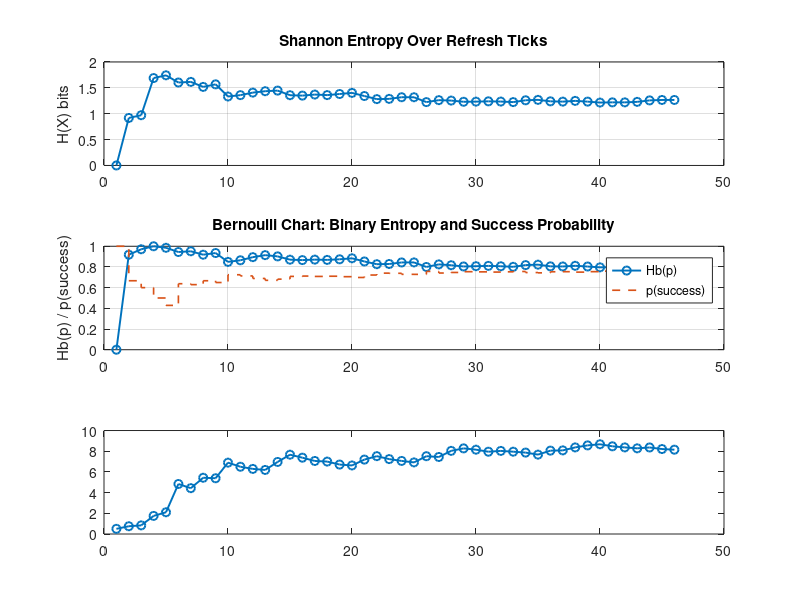

Source code (MATLAB): (Note: this script raises an error after producing the figure.)
% Auto-generated refresh history for MATLAB
% Numeric columns: tick, elapsed_seconds, total_packets, new_packets, success_probability, binary_entropy_bits, shannon_entropy_bits, packet_rate, baseline_shannon_bits, baseline_packet_rate, dominant_share_delta, shift_score
refresh_history = [
  1 2.001920099981 1 1 1.000000000000 0.000000000000 0.000000000000 0.499520435411 0.000000000000 0.000000000000 0.000000000000 0.000000000000;
  2 4.002010500000 3 2 0.666666666667 0.918295834054 0.918295834054 0.749623220629 0.000000000000 0.000000000000 0.000000000000 0.000000000000;
  3 6.000936500001 5 2 0.600000000000 0.970950594455 0.970950594455 0.833203284187 0.000000000000 0.000000000000 0.000000000000 0.000000000000;
  4 8.001316299982 14 9 0.500000000000 1.000000000000 1.689391746743 1.749712106748 0.000000000000 0.000000000000 0.000000000000 0.000000000000;
  5 10.000741399999 21 7 0.428571428571 0.985228136034 1.742377399362 2.099844317542 0.000000000000 0.000000000000 0.000000000000 0.000000000000;
  6 12.000941899983 58 37 0.637931034483 0.944387195013 1.603000399514 4.832953986727 1.064203114923 0.833203284187 -0.001116584565 2.000000000000;
  7 14.001100900001 62 4 0.629032258065 0.951412253533 1.615463214598 4.428223212076 1.154002662355 1.291457695468 -0.009829263556 2.000000000000;
  8 16.001894299989 87 25 0.666666666667 0.918295834054 1.518415539752 5.436856310197 1.219925598390 1.749712106748 0.029209325554 2.000000000000;
  9 18.002238899993 97 10 0.649484536082 0.934527566074 1.567874789773 5.388218684290 1.257236841060 1.924778212145 0.008376029276 2.000000000000;
  10 20.009068899992 138 41 0.724637681159 0.849054424254 1.332655457438 6.896872647585 1.453221189781 3.264033764809 0.127343607343 2.000000000000;
  11 22.001046799996 143 5 0.713286713287 0.864437650971 1.359269472859 6.499690732898 1.505016142704 4.630588599401 0.108746262658 0.000000000000;
  12 24.001216400007 151 8 0.688741721854 0.894620588891 1.408152703588 6.291347800187 1.553556002505 5.110586335508 0.070040432065 0.000000000000;
  13 26.001201100007 161 10 0.670807453416 0.914099273608 1.434974912933 6.192021644721 1.518401122111 5.412537497244 0.028513448395 0.000000000000;
  14 28.000901699997 195 34 0.682051282051 0.902136800080 1.446720461904 6.964061446636 1.479975811307 5.814438977459 0.009477773925 0.000000000000;
  15 30.001287999999 230 35 0.708695652174 0.870400203552 1.357547718748 7.666337525242 1.460440819106 6.241684722454 0.030607113101 0.000000000000;
  16 32.001324299985 236 6 0.711864406780 0.866300675498 1.350058238522 7.374694802868 1.428201382124 6.395519266543 0.023817943443 0.000000000000;
  17 34.000590399985 240 4 0.708333333333 0.870864469235 1.370373302667 7.058700957149 1.407156719471 6.698281690242 0.014637152483 0.000000000000;
  18 36.002216800000 252 12 0.710317460317 0.868310808704 1.359635310498 6.999568982097 1.382469033582 6.930467047111 0.009265179811 0.000000000000;
  19 38.004631199990 255 3 0.705882352941 0.873981048127 1.381135170721 6.709708578887 1.385841515215 6.981815214366 0.006620100040 0.000000000000;
  20 40.000965799991 265 10 0.698113207547 0.883585086105 1.402839069875 6.624840043239 1.388574727448 6.981815214366 -0.000223500311 0.000000000000;
  21 42.001528699999 302 37 0.721854304636 0.852911870733 1.342161528140 7.190214483789 1.387910523233 6.981815214366 0.022346161066 0.000000000000;
  22 44.000660599995 331 29 0.740181268882 0.826472712064 1.281974139946 7.522614330932 1.376308850134 7.029134969623 0.034292268910 2.000000000000;
  23 46.000870199990 333 2 0.738738738739 0.828643675022 1.287243850650 7.238993491912 1.355715559890 7.124457720469 0.025583490412 0.000000000000;
  24 48.001205599983 339 6 0.728613569322 0.843447049689 1.318853883563 7.062322617999 1.346927576377 7.124457720469 0.011702935175 0.000000000000;
  25 50.001542299986 346 7 0.728323699422 0.843859751395 1.318191553166 6.919786552266 1.343027032008 7.060511787574 0.009319419957 0.000000000000;
  26 52.001066600002 391 45 0.757033248082 0.799939173221 1.224513869435 7.519076541403 1.336504313320 7.030945800048 0.035530172856 2.000000000000;
  27 54.001172499993 402 11 0.741293532338 0.824788134501 1.262269599898 7.444282807009 1.319614133187 7.126268550894 0.013950983642 0.000000000000;
  28 56.001270100009 450 48 0.746666666667 0.816518711954 1.254076281018 8.035532036977 1.304755936834 7.214603987850 0.014897720546 0.000000000000;
  29 58.000987599982 480 30 0.754166666667 0.804607072798 1.230725089896 8.275721153413 1.286160588227 7.341638149460 0.016328538156 0.000000000000;
  30 60.000559699984 489 9 0.752556237219 0.807201388001 1.233669513571 8.149923974795 1.272231033447 7.481679674206 0.010679063454 0.000000000000;
  31 62.001341900002 493 4 0.750507099391 0.810473401190 1.239542740833 7.951440805832 1.266192955150 7.481679674206 0.007083054585 0.000000000000;
  32 64.001083699986 514 21 0.752918287938 0.806619897739 1.234933182718 8.031114010654 1.260230316423 7.735258673617 0.008023198049 0.000000000000;
  33 66.001232699986 525 11 0.756190476190 0.801318196809 1.224499451821 7.954396888107 1.249740228817 7.991277408243 0.008257296475 0.000000000000;
  34 68.001281000004 535 10 0.745794392523 0.817876060797 1.259784457560 7.867498849029 1.238028716149 7.992755449381 -0.005622134288 0.000000000000;
  35 70.001149999996 537 2 0.743016759777 0.822159833687 1.268068541168 7.671302542887 1.242437539665 7.992755449381 -0.006994910090 0.000000000000;
  36 72.001074100001 580 43 0.753448275862 0.805766849789 1.239296152343 8.055435384123 1.243162407323 7.992755449381 0.003221202566 0.000000000000;
  37 74.001266100007 598 18 0.754180602007 0.804584535771 1.233678886889 8.080942820517 1.241314891239 7.992755449381 0.003105827561 0.000000000000;
  38 76.001504299988 636 38 0.750000000000 0.811278124459 1.248340224744 8.368255416230 1.241684115863 7.992755449381 -0.001076516363 0.000000000000;
  39 78.000967200001 668 32 0.754491017964 0.804082121514 1.233561632563 8.563996370547 1.243517954760 7.992755449381 0.003734031253 0.000000000000;
  40 80.024641800002 694 26 0.759365994236 0.796093020077 1.215484869723 8.672328727624 1.242770316226 8.043274697388 0.008111017704 0.000000000000;
  41 82.000833600003 695 1 0.758273381295 0.797899815180 1.219687177162 8.475523595165 1.240339277101 8.068189102320 0.006212441475 0.000000000000;
  42 84.001210599992 703 8 0.758179231863 0.798055064885 1.219446006389 8.368927006869 1.239737742769 8.224599118373 0.005857928905 0.000000000000;
  43 86.001265900006 712 9 0.754213483146 0.804531352527 1.229219282865 8.278947903254 1.234695436373 8.368591211550 0.000344075271 0.000000000000;
  44 88.001638299989 736 24 0.745923913043 0.817674879817 1.257546301932 8.363480660338 1.229839279085 8.368591211550 -0.009345085253 0.000000000000;
  45 90.000952500006 739 3 0.742895805142 0.822345047114 1.266010200205 8.211024211104 1.232120547783 8.368591211550 -0.011432647802 0.000000000000;
  46 90.702452500002 739 0 0.742895805142 0.822345047114 1.266010200205 8.147519495131 1.236161961948 8.368591211550 -0.010022048194 0.000000000000;
];

% Optional convenience vectors
tick = refresh_history(:,1);
elapsed_seconds = refresh_history(:,2);
total_packets = refresh_history(:,3);
new_packets = refresh_history(:,4);
success_probability = refresh_history(:,5);
binary_entropy_bits = refresh_history(:,6);
shannon_entropy_bits = refresh_history(:,7);
packet_rate = refresh_history(:,8);
baseline_shannon_bits = refresh_history(:,9);
baseline_packet_rate = refresh_history(:,10);
dominant_share_delta = refresh_history(:,11);
shift_score = refresh_history(:,12);

% Alert metadata (cell arrays)
alert_level = {
  'NONE'
  'NONE'
  'NONE'
  'NONE'
  'NONE'
  'WARNING'
  'WARNING'
  'WARNING'
  'WARNING'
  'WARNING'
  'NONE'
  'NONE'
  'NONE'
  'NONE'
  'NONE'
  'NONE'
  'NONE'
  'NONE'
  'NONE'
  'NONE'
  'NONE'
  'WARNING'
  'NONE'
  'NONE'
  'NONE'
  'WARNING'
  'NONE'
  'NONE'
  'NONE'
  'NONE'
  'NONE'
  'NONE'
  'NONE'
  'NONE'
  'NONE'
  'NONE'
  'NONE'
  'NONE'
  'NONE'
  'NONE'
  'NONE'
  'NONE'
  'NONE'
  'NONE'
  'NONE'
  'NONE'
};
alert_reasons = {
  ''
  ''
  ''
  ''
  ''
  'Packet rate spike: 4.83/s vs baseline median 0.83/s'
  'Packet rate spike: 4.43/s vs baseline median 1.29/s'
  'Packet rate spike: 5.44/s vs baseline median 1.75/s'
  'Packet rate spike: 5.39/s vs baseline median 1.92/s'
  'Packet rate spike: 6.90/s vs baseline median 3.26/s'
  ''
  ''
  ''
  ''
  ''
  ''
  ''
  ''
  ''
  ''
  ''
  'Shannon entropy shift: -0.094 bits vs baseline mean 1.376'
  ''
  ''
  ''
  'Shannon entropy shift: -0.112 bits vs baseline mean 1.337'
  ''
  ''
  ''
  ''
  ''
  ''
  ''
  ''
  ''
  ''
  ''
  ''
  ''
  ''
  ''
  ''
  ''
  ''
  ''
  ''
};

% Plot section (MATLAB/Octave compatible)
figure('Name', 'Network Entropy Investigation', 'NumberTitle', 'off');
subplot(3,1,1);
plot(tick, shannon_entropy_bits, '-o', 'LineWidth', 1.4);
grid on;
ylabel('H(X) bits');
title('Shannon Entropy Over Refresh Ticks');

subplot(3,1,2);
plot(tick, binary_entropy_bits, '-o', 'LineWidth', 1.4); hold on;
stairs(tick, success_probability, '--', 'LineWidth', 1.2);
grid on;
ylabel('Hb(p) / p(success)');
title('Bernoulli Chart: Binary Entropy and Success Probability');
legend('Hb(p)', 'p(success)', 'Location', 'best');

subplot(3,1,3);
plot(tick, packet_rate, '-o', 'LineWidth', 1.4); hold on;
plot(tick, baseline_packet_rate * ones(size(tick)), '--', 'LineWidth', 1.2);
grid on;
xlabel('Refresh tick');
ylabel('Packets/s');
title('Packet Rate vs Baseline');
legend('Packet rate', 'Baseline median', 'Location', 'best');
